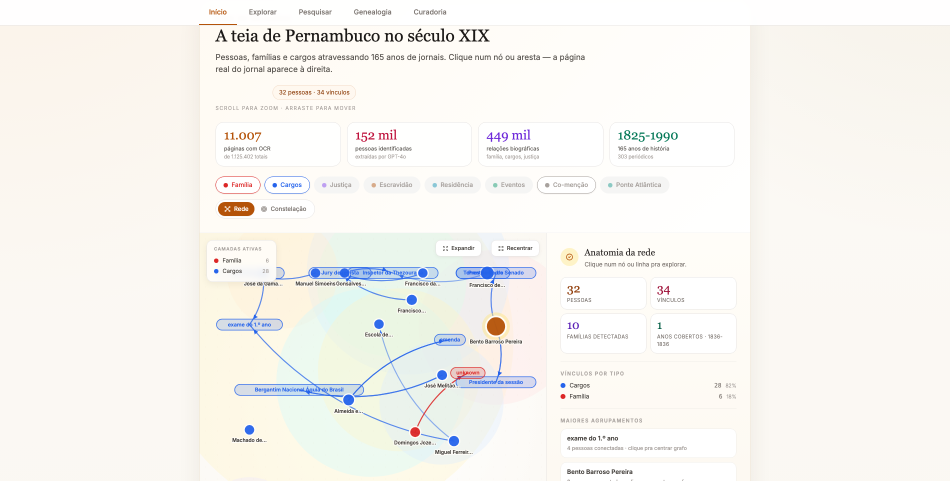
#> input picture frontend/assets/grafo-hero.png, 1900 x 961 px (shown at 1/2 size); its folder holds only this picture in this run
$ python -i ocr.py   (imports and definitions only)
#> lines starting #> are read from the running program, lines starting #| are printed output that depends on the picture; after the words box and inside, x2 and y2 are one past the last pixel; in counts of white or black regions, pixels touching at a corner belong together
### src/config.py
"""Configurações globais do projeto."""

import os
from pathlib import Path

# Diretórios
BASE_DIR = Path(__file__).parent.parent
DATA_DIR = BASE_DIR / "data"
IMAGES_DIR = DATA_DIR / "images"
TEXT_DIR = DATA_DIR / "text"
CHUNKS_DIR = DATA_DIR / "chunks"
CACHE_DIR = DATA_DIR / "cache"
STRUCTURED_DIR = DATA_DIR / "structured"
LOGS_DIR = BASE_DIR / "logs"
CHROMA_DIR = DATA_DIR / "chromadb"

# Criar diretórios se não existirem
for d in [IMAGES_DIR, TEXT_DIR, CHUNKS_DIR, CACHE_DIR, STRUCTURED_DIR, LOGS_DIR, CHROMA_DIR]:
    d.mkdir(parents=True, exist_ok=True)

# URLs da Hemeroteca Digital (redirecionou de memoria.bn.br para memoria.bn.gov.br)
HDB_BASE_URL = "https://memoria.bn.gov.br"
HDB_SEARCH_URL = f"{HDB_BASE_URL}/hdb/"
HDB_DOCREADER_URL = f"{HDB_BASE_URL}/docreader/docreader.aspx"

# Estado alvo (sigla como aparece no dropdown do site)
UF_ALVO = "PE"

# Períodos disponíveis na HDB (décadas)
PERIODOS_HDB = [
    "1740 - 1749", "1760 - 1769",
    "1800 - 1809", "1810 - 1819", "1820 - 1829", "1830 - 1839",
    "1840 - 1849", "1850 - 1859", "1860 - 1869", "1870 - 1879",
    "1880 - 1889", "1890 - 1899",
    "1900 - 1909", "1910 - 1919", "1920 - 1929", "1930 - 1939",
    "1940 - 1949", "1950 - 1959", "1960 - 1969", "1970 - 1979",
    "1980 - 1989", "1990 - 1999",
    "2000 - 2009", "2010 - 2019", "2020 - 2026",
]

# Selenium
CHROME_USER_AGENT = (
    "Mozilla/5.0 (Windows NT 10.0; Win64; x64) "
    "AppleWebKit/537.36 (KHTML, like Gecko) "
    "Chrome/120.0.0.0 Safari/537.36"
)
PAGE_LOAD_TIMEOUT = 60
IMPLICIT_WAIT = 10
CLICK_PAUSE = 0.5  # segundos entre cliques
HUMAN_DELAY_MIN = 0.5  # delay mínimo
HUMAN_DELAY_MAX = 1.5  # delay máximo

# OCR
TESSDATA_DIR = DATA_DIR / "tessdata"
TESSDATA_DIR.mkdir(parents=True, exist_ok=True)
os.environ["TESSDATA_PREFIX"] = str(TESSDATA_DIR)
TESSERACT_LANG = "por"  # português
TESSERACT_PSM = 3  # automatic page segmentation

# RAG
CHUNK_SIZE = 1000  # caracteres por chunk
CHUNK_OVERLAP = 200  # sobreposição entre chunks
EMBEDDING_MODEL = "text-embedding-3-small"
EMBEDDING_PROVIDER = "openai"
CHROMA_COLLECTION = "hemeroteca_pe_v2"
STRUCTURED_DB = STRUCTURED_DIR / "hemeroteca.db"

### src/__init__.py
"""Pacote raiz com aliases legados para compatibilidade.

O código principal foi reorganizado em subpacotes por domínio:
- ``src.cli``
- ``src.web``
- ``src.scraping``
- ``src.processing``
- ``src.structured``
- ``src.benchmarks``

Para preservar imports históricos como ``import src.api`` e
``from src import search``, este ``__init__`` pré-registra aliases de
submódulos em ``sys.modules``.
"""

from __future__ import annotations

import importlib
import importlib.abc
import importlib.util
import sys


_LEGACY_MODULES = {
    "acervos": "src.scraping.acervos",
    "api": "src.web.api",
    "benchmark_correcao": "src.benchmarks.correcao",
    "benchmark_ocr": "src.benchmarks.ocr",
    "benchmark_search": "src.benchmarks.search",
    "captcha": "src.scraping.captcha",
    "chunker": "src.processing.chunker",
    "correcao_provider": "src.processing.correcao_provider",
    "driver": "src.scraping.driver",
    "entities": "src.structured.entities",
    "evidence_store": "src.structured.repository",
    "hires_pipeline": "src.scraping.hires_pipeline",
    "indexer": "src.processing.indexer",
    "llm_correcao": "src.processing.llm_correcao",
    "llm_correcao_claude": "src.processing.llm_correcao_claude",
    "metadata_enrichment": "src.processing.metadata_enrichment",
    "ocr": "src.processing.ocr",
    "parallel": "src.scraping.parallel",
    "relations": "src.structured.relations",
    "scraper": "src.scraping.scraper",
    "search": "src.processing.search",
    "structured_models": "src.structured.models",
    "structured_service": "src.structured.service",
}
class _LegacyAliasLoader(importlib.abc.Loader):
    def __init__(self, fullname: str, target: str) -> None:
        self.fullname = fullname
        self.target = target

    def create_module(self, spec):  # type: ignore[override]
        return None

    def exec_module(self, module) -> None:  # type: ignore[override]
        target_module = importlib.import_module(self.target)
        sys.modules[self.fullname] = target_module


class _LegacyAliasFinder(importlib.abc.MetaPathFinder):
    def find_spec(self, fullname: str, path, target=None):  # type: ignore[override]
        prefix = f"{__name__}."
        if not fullname.startswith(prefix):
            return None

        short_name = fullname[len(prefix) :]
        target_module = _LEGACY_MODULES.get(short_name)
        if target_module is None:
            return None

        loader = _LegacyAliasLoader(fullname, target_module)
        return importlib.util.spec_from_loader(fullname, loader)


if not any(isinstance(finder, _LegacyAliasFinder) for finder in sys.meta_path):
    sys.meta_path.insert(0, _LegacyAliasFinder())


# [8 lines left out: function __getattr__, not called in this run]


__all__ = ["config", *_LEGACY_MODULES]

### src/ocr.py
"""Pipeline de OCR: converte imagens de jornais em texto usando Tesseract (via tesserocr)."""

import json
import logging
import re
import time
from multiprocessing import Pool, cpu_count
from pathlib import Path

from PIL import Image, ImageEnhance, ImageFilter
import tesserocr

from src.config import IMAGES_DIR, TEXT_DIR, TESSERACT_LANG, TESSERACT_PSM, TESSDATA_DIR

# Número de colunas para segmentação (2 colunas equilibra ganho em multi-coluna
# com perda mínima em coluna única — testado empiricamente)
N_COLUNAS = 2

logger = logging.getLogger(__name__)


def preprocessar_imagem(img_path: Path) -> Image.Image:
    """
    Pré-processamento da imagem para melhorar OCR em jornais históricos.

    - Upscale 4x com Lanczos (imagens da HDB são ~491x676, muito pequenas para OCR)
    - Converte para escala de cinza
    - Denoise com filtro mediana
    - Aumenta contraste e nitidez
    - Aplica binarização
    """
#> called with img_path = '../frontend/assets/grafo-hero.png'
    img = Image.open(img_path)
#> img is the input picture: PIL image 1900x961 RGB; mean R, G, B 246.8, 245, 240.5

    # Converter para escala de cinza primeiro (1 canal = 3x menos dados no resize)
    img = img.convert("L")
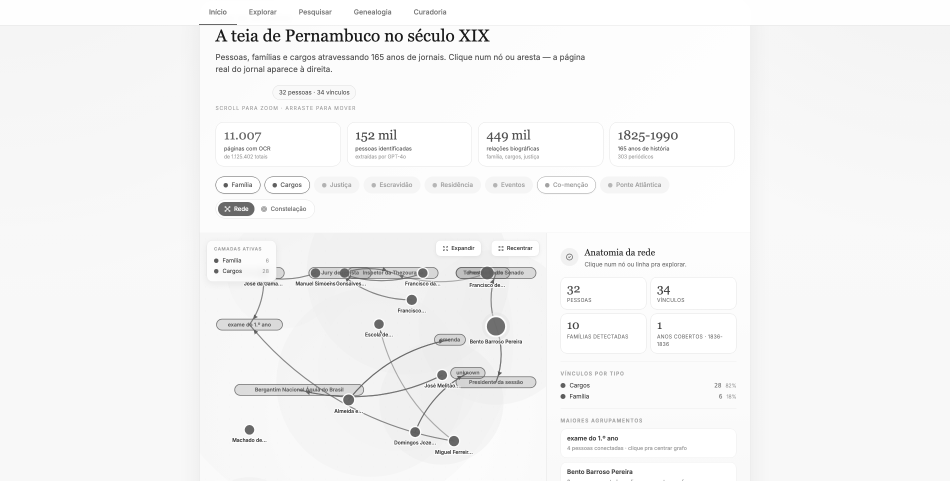
#> img: PIL image 1900x961 L (shown at 1/2 size); min 26, max 255, mean 245

    # Upscale 4x — imagens da HDB são ~491x676 a 96 DPI
    # Tesseract precisa de ~300 DPI para bons resultados
    img = img.resize((img.width * 4, img.height * 4), Image.LANCZOS)
#> img: PIL image 7600x3844 L

    # Denoise com filtro mediana (remove ruído de papel envelhecido sem borrar texto)
    img = img.filter(ImageFilter.MedianFilter(3))

    # Aumentar contraste (2.0 melhora separação texto/fundo em jornais multi-coluna)
    img = ImageEnhance.Contrast(img).enhance(2.0)
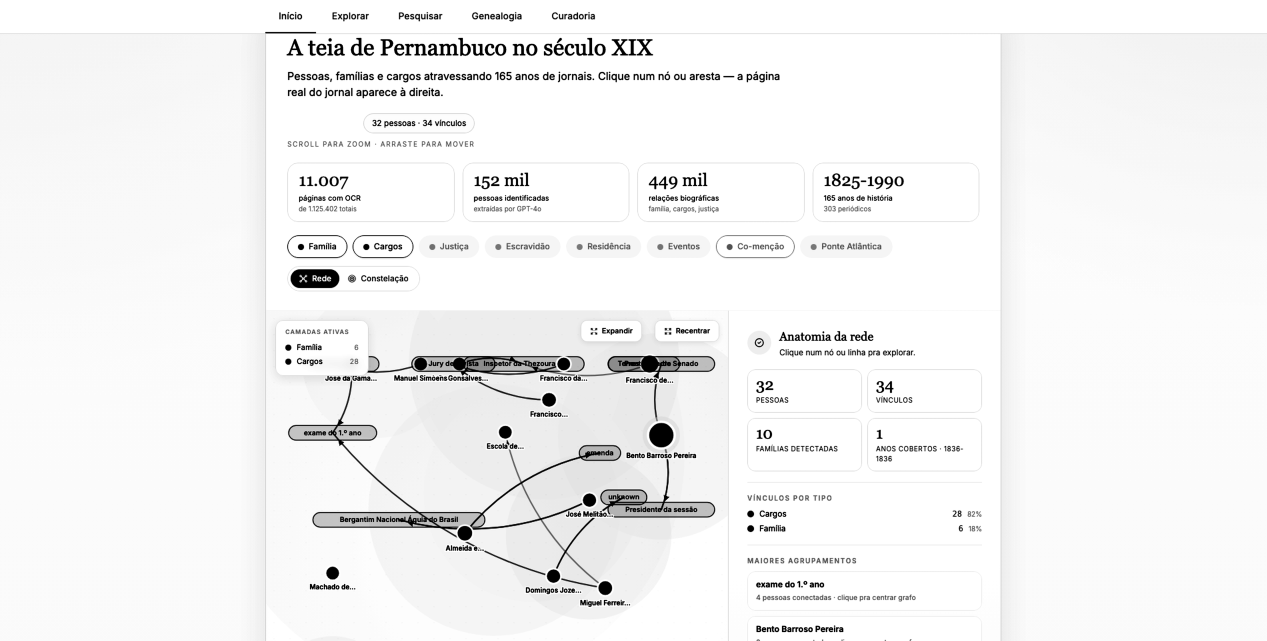
#> img: PIL image 7600x3844 L (shown at 1/6 size); min 0, max 255, mean 243.2

    # Aumentar nitidez (2.5 recupera bordas de caracteres pós-denoise)
    img = ImageEnhance.Sharpness(img).enhance(2.5)

    # Binarização (limiar 130 melhor para papel amarelado de jornais históricos)
    img = img.point(lambda p: 255 if p > 130 else 0)
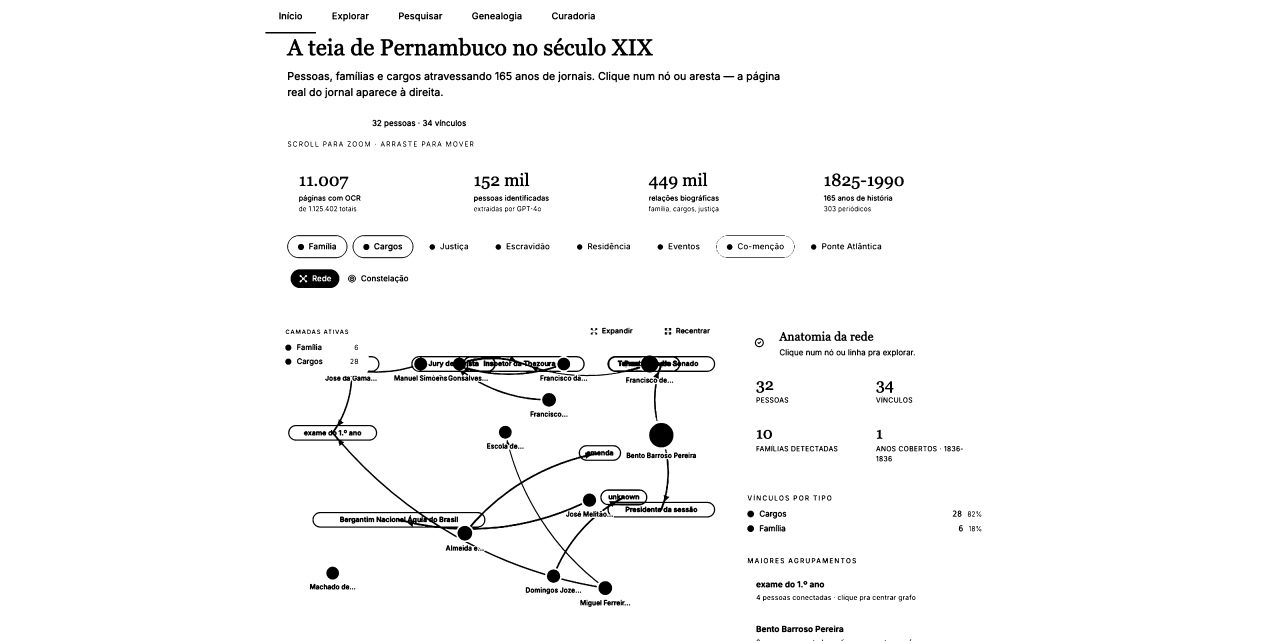
#> img: PIL image 7600x3844 L (shown at 1/6 size); 97.3% white; 1164 black regions (66 under 20 px), largest, box (x1, y1, x2, y2) and area: (1729, 2281, 3727, 3499) 76401, (2204, 2136, 3449, 2254) 48475, (3469, 2132, 4291, 2272) 30737

    return img


def _ocr_segmentado(img: Image.Image) -> str:
    """
    OCR com segmentação em colunas para jornais multi-coluna.

    Divide a imagem em cabeçalho + N colunas verticais e processa cada
    segmento separadamente com PSM 6 (bloco uniforme). Isso melhora
    drasticamente o OCR de jornais multi-coluna (+64% a +1854% em testes)
    com perda mínima em jornais de coluna única (~3%).
    """
    w, h = img.size
#> w = 7600; h = 3844
    margin = int(w * 0.03)
#> margin = 228
    header_end = int(h * 0.18)
#> header_end = 691
    footer_start = int(h * 0.95)
#> footer_start = 3651

    textos = []

    # Cabeçalho (título do jornal, data, etc.)
    header = img.crop((margin, 0, w - margin, header_end))
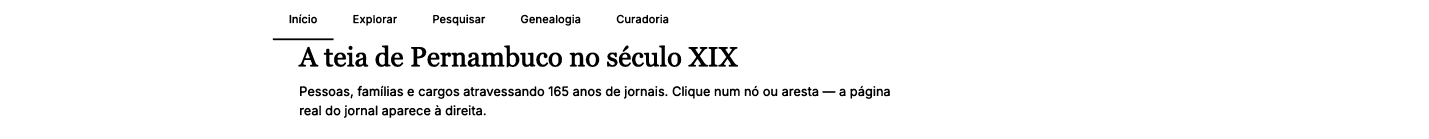
#> header: PIL image 7144x691 L (shown at 1/5 size); 96.7% white; 197 black regions, largest, box (x1, y1, x2, y2) and area: (2406, 263, 2523, 333) 4451, (3441, 235, 3540, 333) 4087, (3592, 235, 3690, 333) 4073
    textos.append(tesserocr.image_to_text(
        header, lang=TESSERACT_LANG, path=str(TESSDATA_DIR), psm=6,
    ))
#> (this line was passed over: tesserocr is not available in this run)

    # Colunas do corpo
    col_w = (w - 2 * margin) // N_COLUNAS
#> col_w = 3572
    for i in range(N_COLUNAS):
        x1 = margin + i * col_w
        x2 = margin + (i + 1) * col_w
        col = img.crop((x1, header_end, x2, footer_start))
        textos.append(tesserocr.image_to_text(
            col, lang=TESSERACT_LANG, path=str(TESSDATA_DIR), psm=6,
        ))
#> this loop made 1 pass
#> pass 1, in _ocr_segmentado, `col = img.crop((x1, header_end, x2, footer_start))`:
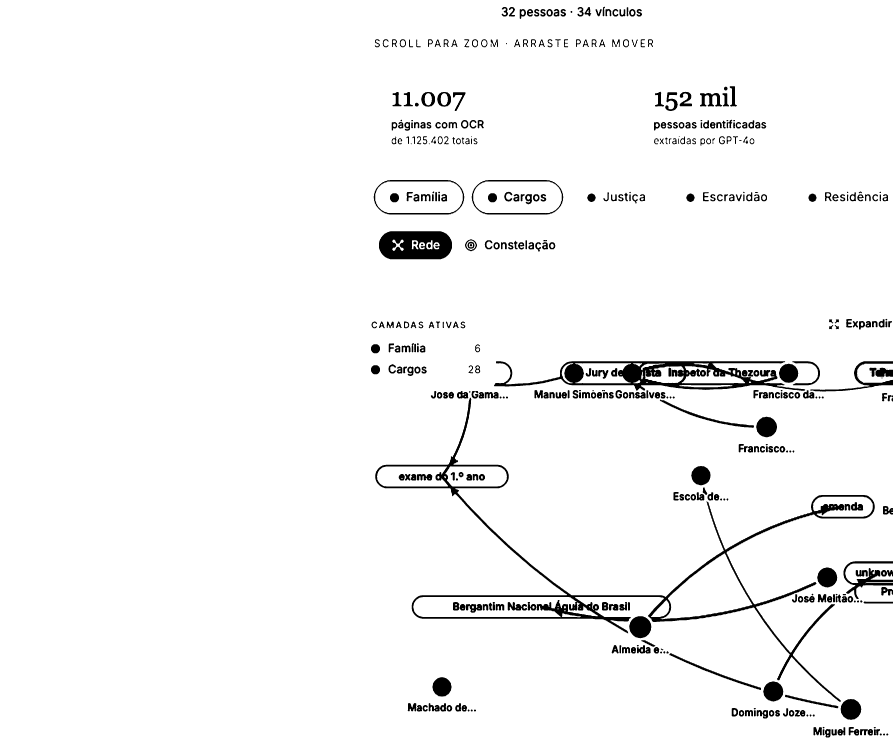
#> col: PIL image 3572x2960 L (shown at 1/4 size); 96.3% white; 477 black regions (19 under 20 px), largest, box (x1, y1, x2, y2) and area: (1501, 1590, 3499, 2808) 76401, (1976, 1445, 3221, 1563) 48475, (1516, 925, 1808, 1037) 26934
#> after the loop, textos = []

    return "\n\n".join(textos)


def extrair_texto(img_path: Path, preprocessar: bool = True) -> str:
    """
    Extrai texto de uma imagem usando Tesseract OCR (via tesserocr).

    Usa segmentação em colunas para melhorar OCR de jornais multi-coluna.

    Args:
        img_path: caminho da imagem
        preprocessar: se deve aplicar pré-processamento

    Returns:
        texto extraído
    """
    try:
        if preprocessar:
            img = preprocessar_imagem(img_path)
        else:
            img = Image.open(img_path)

        texto = _ocr_segmentado(img)

        # Limpeza básica
        texto = _limpar_texto(texto)

        return texto

    except Exception as e:
        logger.error(f"Erro OCR em {img_path.name}: {e}")
        return ""


# [174 lines left out: functions _limpar_texto, _ocr_single_image, processar_acervo, processar_todos_acervos, not called in this run]

#> (the run stopped early here; a loop or call above may not have finished)
